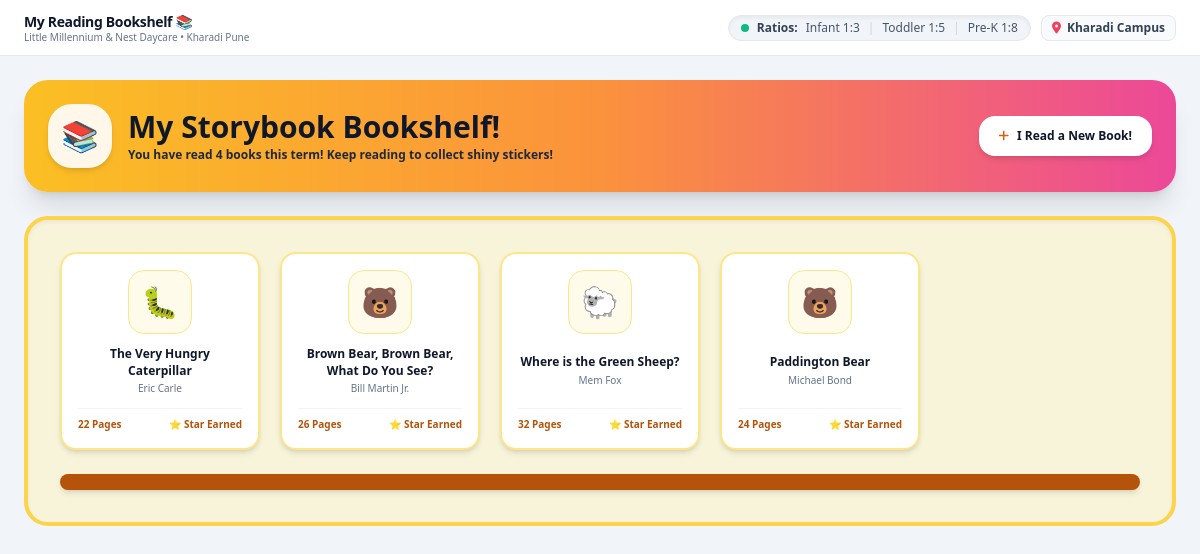
Screenshot of /student/bookshelf with the database file from the repository.
### tables this page shows
CREATE TABLE reading_logs (
        id INTEGER PRIMARY KEY AUTOINCREMENT,
        student_id INTEGER NOT NULL,
        book_title TEXT NOT NULL,
        author TEXT,
        pages INTEGER DEFAULT 1,
        sticker_icon TEXT DEFAULT '⭐',
        logged_at TIMESTAMP DEFAULT CURRENT_TIMESTAMP,
        FOREIGN KEY(student_id) REFERENCES students(id)
    );

### app.py (the view)
@app.route('/student/bookshelf')
def student_bookshelf():
    conn = get_db_connection()
    books = conn.execute("SELECT * FROM reading_logs WHERE student_id = 4").fetchall()
    conn.close()
    return render_template('student/bookshelf.html', active_page='student_bookshelf', books=books)

### app.py (called while the page is built)
def get_current_user():
    user_id = session.get('user_id')
    if not user_id:
        return None
    conn = get_db_connection()
    user = conn.execute("SELECT * FROM users WHERE id = ?", (user_id,)).fetchone()
    conn.close()
    return user

@app.context_processor
def inject_globals():
    conn = get_db_connection()
    pending_approvals = conn.execute("SELECT COUNT(*) FROM invoices WHERE approval_status = 'Pending Approval'").fetchone()[0]
    conn.close()
    return {
        'current_user': get_current_user(),
        'campus_name': Config.CAMPUS_NAME,
        'campus_code': Config.CAMPUS_CODE,
        'pending_approvals_count': pending_approvals
    }

### database.py (called while the page is built)
def get_db_connection():
    conn = sqlite3.connect(Config.DATABASE_PATH)
    conn.row_factory = sqlite3.Row
    return conn

### templates/student/bookshelf.html (shortened to what this page needs)
{% extends "base.html" %}
{% block page_title %}My Reading Bookshelf 📚{% endblock %}
{% block content %}
<div class="space-y-6">
  <div class="p-6 bg-gradient-to-r from-amber-400 via-orange-400 to-pink-500 rounded-3xl text-slate-900 shadow-xl flex flex-col sm:flex-row items-center justify-between gap-4">
    <div class="flex items-center gap-4 text-center sm:text-left">
      <div class="w-16 h-16 rounded-3xl bg-white/90 shadow-md flex items-center justify-center text-3xl shrink-0">
        📚
      </div>
      <div>
        <h2 class="text-2xl md:text-3xl font-black">My Storybook Bookshelf!</h2>
        <p class="text-xs font-bold text-slate-800 mt-0.5">
          You have read <strong>{{ books|length }} books</strong> this term! Keep reading to collect shiny stickers!
        </p>
      </div>
    </div>
    <button onclick="document.getElementById('log-book-modal').classList.remove('hidden')" class="px-5 py-3 bg-white hover:bg-slate-50 text-slate-900 rounded-2xl text-xs font-black shadow-md transition flex items-center gap-2">
      <i class="fa-solid fa-plus text-brand-orange"></i>
      <span>I Read a New Book!</span>
    </button>
  </div>
  <div class="bg-amber-100/60 border-4 border-amber-300 rounded-3xl p-6 sm:p-8 shadow-inner space-y-6">
    <div class="grid grid-cols-2 sm:grid-cols-3 lg:grid-cols-5 gap-5">
      {% for book in books %}
      <div class="bg-white rounded-2xl p-4 border-2 border-amber-200 shadow-md flex flex-col justify-between items-center text-center transform hover:-translate-y-1 transition group">
        <div class="w-16 h-16 rounded-2xl bg-amber-50 border border-amber-200 flex items-center justify-center text-3xl mb-3 shadow-xs group-hover:scale-110 transition">
          {{ book.sticker_icon }}
        </div>
        <div>
          <h4 class="text-xs font-black text-slate-900 leading-snug">{{ book.book_title }}</h4>
          <p class="text-[10px] text-slate-500 font-medium mt-0.5">{{ book.author }}</p>
        </div>
        <div class="mt-3 pt-2 border-t border-slate-100 w-full flex items-center justify-between text-[10px] text-amber-700 font-bold">
          <span>{{ book.pages }} Pages</span>
          <span>⭐ Star Earned</span>
        </div>
      </div>
      {% endfor %}
    </div>
    <div class="w-full h-4 bg-amber-700 rounded-full shadow-md"></div>
  </div>
</div>
{% endblock %}

### static/css/custom.css (style rules this page uses)
:root { --lm-purple: #7B2CBF; --lm-blue: #0284C7; --lm-green: #10B981; --lm-orange: #F59E0B; --lm-pink: #EC4899; }
html, body { width: 100%; height: 100%; max-height: 100vh; margin: 0 !important; padding: 0 !important; overflow: hidden !important; font-family: system-ui, -apple-system, BlinkMacSystemFont, 'Segoe UI', Roboto, Oxygen, Ubuntu, Cantarell, 'Open Sans', 'Helvetica Neue', sans-serif; background-color: #F8FAFC; box-sizing: border-box; }
*, *::before, *::after { box-sizing: inherit; }

### rows the page displays
reading_logs: sticker_icon "🐛", book_title "The Very Hungry Caterpillar", author "Eric Carle", pages "22"
reading_logs: sticker_icon "🐻", book_title "Brown Bear, Brown Bear, What Do You See?", author "Bill Martin Jr.", pages "26"
reading_logs: sticker_icon "🐑", book_title "Where is the Green Sheep?", author "Mem Fox", pages "32"
reading_logs: sticker_icon "🐻", book_title "Paddington Bear", author "Michael Bond", pages "24"

### other values shown
{{ books|length }} "4"
